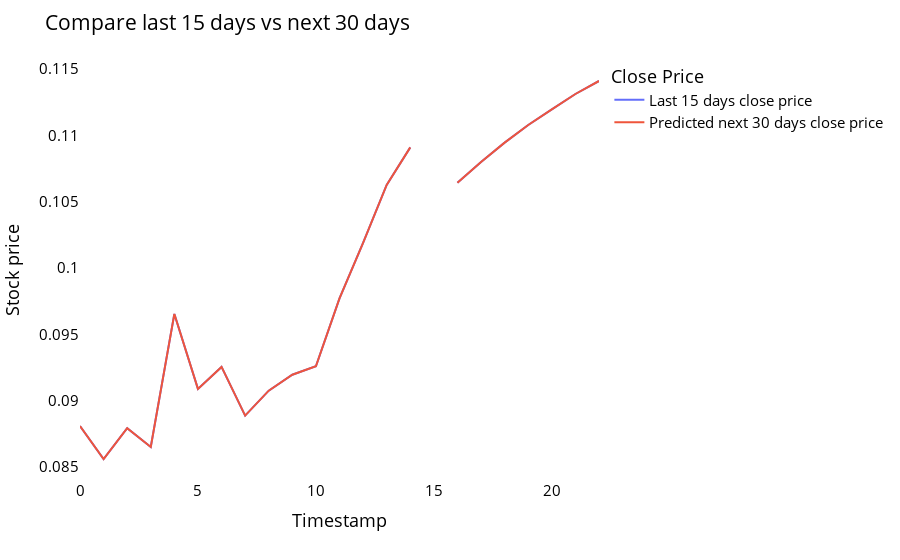

The code cell stored with this chart in its notebook:
### Code cell
temp_mat = np.empty((len(last_days)+pred_days+1,1))
temp_mat[:] = np.nan
temp_mat = temp_mat.reshape(1,-1).tolist()[0]

last_original_days_value = temp_mat
next_predicted_days_value = temp_mat

last_original_days_value[0:time_step+1] = scaler.inverse_transform(closedf[len(closedf)-time_step:]).reshape(1,-1).tolist()[0]
next_predicted_days_value[time_step+1:] = scaler.inverse_transform(np.array(lst_output).reshape(-1,1)).reshape(1,-1).tolist()[0]

new_pred_plot = pd.DataFrame({
    'last_original_days_value':last_original_days_value,
    'next_predicted_days_value':next_predicted_days_value
})

names = cycle(['Last 15 days close price','Predicted next 30 days close price'])

fig = px.line(new_pred_plot,x=new_pred_plot.index, y=[new_pred_plot['last_original_days_value'],
                                                      new_pred_plot['next_predicted_days_value']],
              labels={'value': 'Stock price','index': 'Timestamp'})
fig.update_layout(title_text='Compare last 15 days vs next 30 days',
                  plot_bgcolor='white', font_size=15, font_color='black',legend_title_text='Close Price')

fig.for_each_trace(lambda t:  t.update(name = next(names)))
fig.update_xaxes(showgrid=False)
fig.update_yaxes(showgrid=False)
fig.show()
fbitfile= open("xlm.txt", "wb")
pickle.dump((next_predicted_days_value),fbitfile)
fbitfile.close()

### Figure 1 — Plotly figure (JSON) as saved in the notebook; plotly's stock layout.template omitted (floating-point values rounded to 4 significant figures)
{"data": [{"hovertemplate": "variable=last_original_days_value<br>Timestamp=%{x}<br>Stock price=%{y}<extra></extra>", "legendgroup": "last_original_days_value", "line": {"color": "#636efa", "dash": "solid"}, "marker": {"symbol": "circle"}, "mode": "lines", "name": "Last 15 days close price", "orientation": "v", "showlegend": true, "type": "scatter", "x": [0, 1, 2, 3, 4, 5, 6, 7, 8, 9, 10, 11, 12, 13, 14, 15, 16, 17, 18, 19, 20, 21, 22], "xaxis": "x", "y": [0.08809, 0.08561, 0.08793, 0.08652, 0.09654, 0.0909, 0.09255, 0.08888, 0.09076, 0.09196, 0.0926, 0.09771, 0.1019, 0.1063, 0.1091, null, 0.1064, 0.108, 0.1095, 0.1108, 0.112, 0.1131, 0.1141], "yaxis": "y"}, {"hovertemplate": "variable=next_predicted_days_value<br>Timestamp=%{x}<br>Stock price=%{y}<extra></extra>", "legendgroup": "next_predicted_days_value", "line": {"color": "#EF553B", "dash": "solid"}, "marker": {"symbol": "circle"}, "mode": "lines", "name": "Predicted next 30 days close price", "orientation": "v", "showlegend": true, "type": "scatter", "x": [0, 1, 2, 3, 4, 5, 6, 7, 8, 9, 10, 11, 12, 13, 14, 15, 16, 17, 18, 19, 20, 21, 22], "xaxis": "x", "y": [0.08809, 0.08561, 0.08793, 0.08652, 0.09654, 0.0909, 0.09255, 0.08888, 0.09076, 0.09196, 0.0926, 0.09771, 0.1019, 0.1063, 0.1091, null, 0.1064, 0.108, 0.1095, 0.1108, 0.112, 0.1131, 0.1141], "yaxis": "y"}], "layout": {"font": {"color": "black", "size": 15}, "legend": {"title": {"text": "Close Price"}, "tracegroupgap": 0}, "margin": {"t": 60}, "plot_bgcolor": "white", "title": {"text": "Compare last 15 days vs next 30 days"}, "xaxis": {"anchor": "y", "domain": [0, 1], "showgrid": false, "title": {"text": "Timestamp"}}, "yaxis": {"anchor": "x", "domain": [0, 1], "showgrid": false, "title": {"text": "Stock price"}}}}
